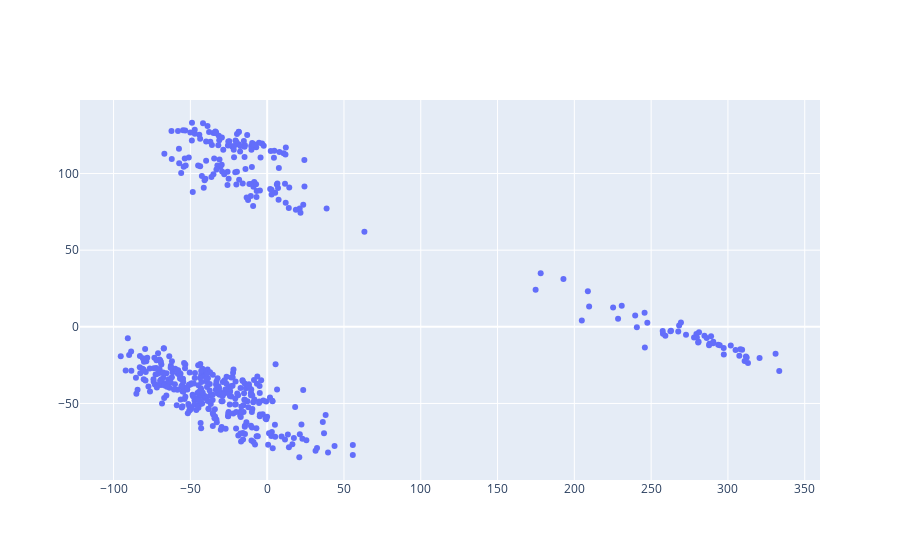

The code cell stored with this chart in its notebook:
### Code cell
fig = go.Figure()
fig.add_trace(
    go.Scatter(
        x = X_redux[:,0],
        y = X_redux[:,1],
        mode='markers'
    )
)
fig.show()

### Figure 1 — Plotly figure (JSON) as saved in the notebook; plotly's stock layout.template omitted (floating-point values rounded to 4 significant figures; data arrays with more than 128 entries replaced by an {"elided": "..."} marker saying what was removed)
{"data": [{"mode": "markers", "type": "scatter", "x": {"elided": "511 float values"}, "y": {"elided": "511 float values"}}], "layout": {}}
